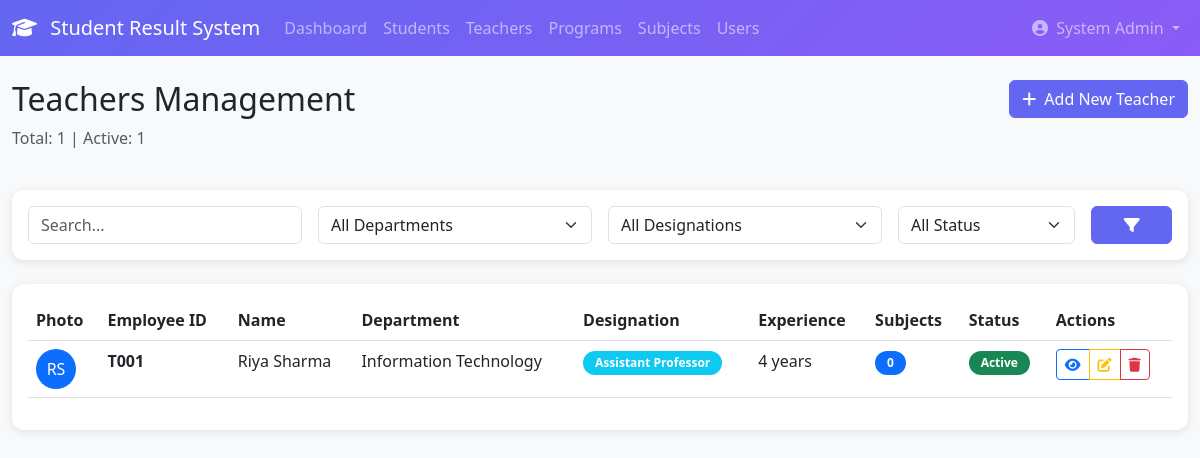
Page /teachers/list/ (signed in) on the earlier database version.
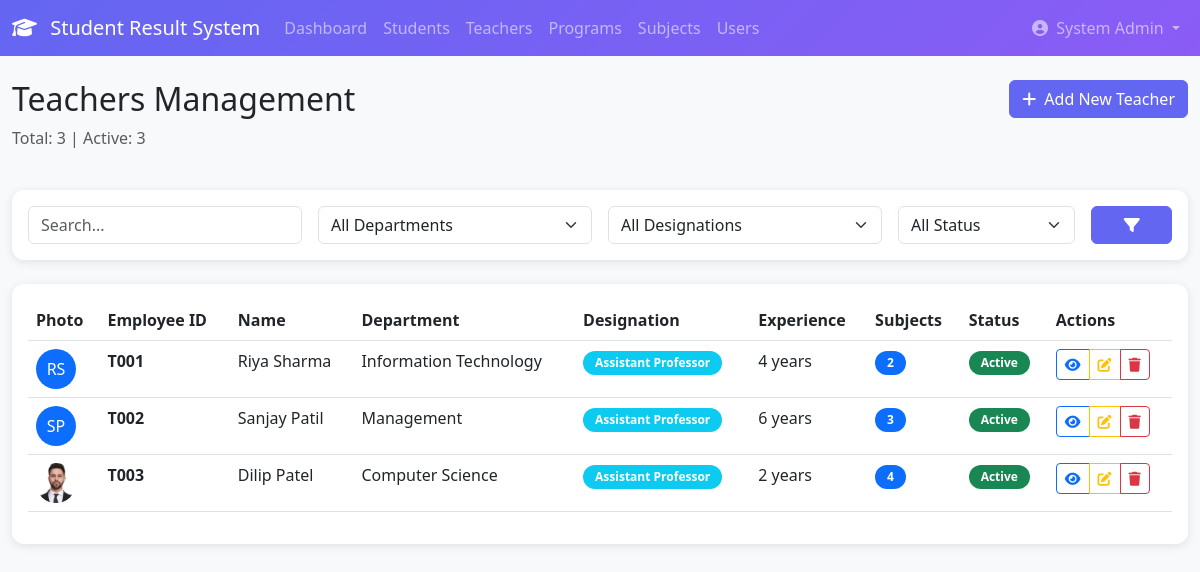
Same page on the later database version.
### accounts/models.py (models this page shows, shortened)
class User(AbstractUser):
    ROLE_CHOICES = (
        ('admin', 'Admin'),
        ('teacher', 'Teacher'),
        ('student', 'Student'),
    )
    role = models.CharField(
        max_length=10,
        choices=ROLE_CHOICES,
        default='student'
    )
    phone_regex = RegexValidator(
        regex=r'^\+?1?\d{9,15}$',
        message="Phone number must be entered in the format: '+999999999'. Up to 15 digits allowed."
    )
    phone = models.CharField(
        validators=[phone_regex],
        max_length=17,
        blank=True,
        null=True
    )
    profile_picture = models.ImageField(
        upload_to='profiles/',
        blank=True,
        null=True,
        default='profiles/default.png'
    )
    address = models.TextField(blank=True, null=True)
    date_of_birth = models.DateField(blank=True, null=True)
    created_at = models.DateTimeField(auto_now_add=True)
    updated_at = models.DateTimeField(auto_now=True)
    is_verified = models.BooleanField(default=True)
    last_login_ip = models.GenericIPAddressField(blank=True, null=True)
    class Meta:
        db_table = 'users'
        ordering = ['-created_at']
    def get_full_name(self):
        full_name = f"{self.first_name} {self.last_name}"
        return full_name.strip() or self.username
    @property
    def is_admin(self):
        return self.role == 'admin'

### teachers/models.py (models this page shows, shortened)
class Teacher(models.Model):
    DESIGNATION_CHOICES = (
        ('Professor', 'Professor'),
        ('Associate Professor', 'Associate Professor'),
        ('Assistant Professor', 'Assistant Professor'),
        ('Lecturer', 'Lecturer'),
        ('Guest Faculty', 'Guest Faculty'),
        ('Visiting Faculty', 'Visiting Faculty'),
    )
    EMPLOYMENT_TYPE_CHOICES = (
        ('Full Time', 'Full Time'),
        ('Part Time', 'Part Time'),
        ('Contract', 'Contract'),
        ('Guest', 'Guest'),
    )
    user = models.OneToOneField(
        User,
        on_delete=models.CASCADE,
        related_name='teacher_profile'
    )
    employee_id = models.CharField(
        max_length=20,
        unique=True,
        help_text='Unique employee identification number'
    )
    department = models.CharField(max_length=100)
    designation = models.CharField(
        max_length=50,
        choices=DESIGNATION_CHOICES,
        default='Assistant Professor'
    )
    qualification = models.CharField(
        max_length=200,
        help_text='Highest qualification (e.g., Ph.D. in Computer Science)'
    )
    specialization = models.CharField(
        max_length=200,
        blank=True,
        help_text='Area of specialization'
    )
    experience_years = models.IntegerField(
        default=0,
        validators=[MinValueValidator(0)],
        help_text='Total years of teaching experience'
    )
    previous_institution = models.CharField(
        max_length=200,
        blank=True,
        help_text='Previous institution/company'
    )
    phone_regex = RegexValidator(
        regex=r'^\+?1?\d{9,15}$',
        message="Phone number must be entered in the format: '+999999999'."
    )
    office_phone = models.CharField(
        validators=[phone_regex],
        max_length=17,
        blank=True,
        null=True,
        help_text='Office phone extension'
    )
    personal_phone = models.CharField(
        validators=[phone_regex],
        max_length=17,
        help_text='Personal phone number'
    )
    personal_email = models.EmailField(blank=True, null=True)
    address = models.TextField()
    city = models.CharField(max_length=100)
    state = models.CharField(max_length=100)
    pincode = models.CharField(max_length=10)
    joining_date = models.DateField()
    employment_type = models.CharField(
        max_length=20,
        choices=EMPLOYMENT_TYPE_CHOICES,
        default='Full Time'
    )
    salary = models.DecimalField(
        max_digits=10,
        decimal_places=2,
        blank=True,
        null=True,
        help_text='Monthly salary'
    )
    subjects = models.ManyToManyField(
        Subject,
        related_name='teachers',
        blank=True,
        help_text='Subjects assigned to this teacher'
    )
    date_of_birth = models.DateField(blank=True, null=True)
    gender = models.CharField(
        max_length=10,
        choices=(
            ('Male', 'Male'),
            ('Female', 'Female'),
            ('Other', 'Other'),
        ),
        blank=True
    )
    blood_group = models.CharField(
        max_length=3,
        choices=(
            ('A+', 'A+'),
            ('A-', 'A-'),
            ('B+', 'B+'),
            ('B-', 'B-'),
            ('AB+', 'AB+'),
            ('AB-', 'AB-'),
            ('O+', 'O+'),
            ('O-', 'O-'),
        ),
        blank=True,
        null=True
    )
    nationality = models.CharField(max_length=50, default='Indian')
    photo = models.ImageField(
        upload_to='teacher_photos/',
        blank=True,
        null=True
    )
    resume = models.FileField(
        upload_to='teacher_documents/',
        blank=True,
        null=True,
        help_text='CV/Resume'
    )
    id_proof = models.FileField(
        upload_to='teacher_documents/',
        blank=True,
        null=True
    )
    research_interests = models.TextField(blank=True)
    publications_count = models.IntegerField(default=0)
    google_scholar_url = models.URLField(blank=True, null=True)
    linkedin_url = models.URLField(blank=True, null=True)
    is_active = models.BooleanField(default=True)
    is_hod = models.BooleanField(
        default=False,
        help_text='Is Head of Department'
    )
    can_approve_results = models.BooleanField(
        default=False,
        help_text='Can approve/publish results'
    )
    created_at = models.DateTimeField(auto_now_add=True)
    updated_at = models.DateTimeField(auto_now=True)
    class Meta:
        db_table = 'teachers'
        ordering = ['department', 'designation', 'user__first_name']
        verbose_name = 'Teacher'
        verbose_name_plural = 'Teachers'
        indexes = [
            models.Index(fields=['employee_id']),
            models.Index(fields=['department', 'designation']),
        ]
    @property
    def total_subjects(self):
        return self.subjects.count()

### teachers/views.py (the view, shortened to what this page needs)
# urls.py: path('list/', views.teacher_list, name='teacher_list'),
@login_required
@user_passes_test(is_admin)
def teacher_list(request):
    teachers = Teacher.objects.select_related('user').all()
    search_query = request.GET.get('search', '')
    department_filter = request.GET.get('department')
    if department_filter:
        teachers = teachers.filter(department=department_filter)
    designation_filter = request.GET.get('designation')
    if designation_filter:
        teachers = teachers.filter(designation=designation_filter)
    status_filter = request.GET.get('status')
    if status_filter == 'active':
        teachers = teachers.filter(is_active=True)
    elif status_filter == 'inactive':
        teachers = teachers.filter(is_active=False)
    sort_by = request.GET.get('sort', 'employee_id')
    if sort_by:
        teachers = teachers.order_by(sort_by)
    paginator = Paginator(teachers, 20)
    page_number = request.GET.get('page')
    page_obj = paginator.get_page(page_number)
    departments = Teacher.objects.values_list('department', flat=True).distinct()
    designations = Teacher.objects.values_list('designation', flat=True).distinct()
    total_teachers = teachers.count()
    active_teachers = teachers.filter(is_active=True).count()
    context = {
        'page_obj': page_obj,
        'departments': departments,
        'designations': designations,
        'search_query': search_query,
        'department_filter': department_filter,
        'designation_filter': designation_filter,
        'status_filter': status_filter,
        'sort_by': sort_by,
        'total_teachers': total_teachers,
        'active_teachers': active_teachers,
    }
    return render(request, 'teachers/list.html', context)

### teachers/templates/teachers/list.html (shortened to what this page needs)
{% extends 'base.html' %}
{% load static %}
{% block content %}
<div class="container-fluid py-4">
    <div class="row mb-4">
        <div class="col-md-6">
            <h2>Teachers Management</h2>
            <p class="text-muted">Total: {{ total_teachers }} | Active: {{ active_teachers }}</p>
        </div>
        <div class="col-md-6 text-end">
            <a href="{% url 'teacher_add' %}" class="btn btn-primary">
                <i class="fas fa-plus me-2"></i>Add New Teacher
            </a>
        </div>
    </div>
    <div class="card mb-4">
        <div class="card-body">
            <form method="GET" class="row g-3">
                <div class="col-md-3">
                    <input type="text" name="search" class="form-control"
                           placeholder="Search..." value="{{ search_query }}">
                </div>
                <div class="col-md-3">
                    <select name="department" class="form-select">
                        <option value="">All Departments</option>
                    </select>
                </div>
                <div class="col-md-3">
                    <select name="designation" class="form-select">
                        <option value="">All Designations</option>
                    </select>
                </div>
                <div class="col-md-2">
                    <select name="status" class="form-select">
                        <option value="">All Status</option>
                    </select>
                </div>
                <div class="col-md-1">
                    <button type="submit" class="btn btn-primary w-100">
                        <i class="fas fa-filter"></i>
                    </button>
                </div>
            </form>
        </div>
    </div>
    <div class="card">
        <div class="card-body">
            <div class="table-responsive">
                <table class="table table-hover">
                    <thead>
                        <tr>
                            <th>Photo</th>
                            <th>Employee ID</th>
                            <th>Name</th>
                            <th>Department</th>
                            <th>Designation</th>
                            <th>Experience</th>
                            <th>Subjects</th>
                            <th>Status</th>
                            <th>Actions</th>
                        </tr>
                    </thead>
                    <tbody>
                        {% for teacher in page_obj %}
                        <tr>
                            <td>
                                {% if teacher.photo %}
                                    <img src="{{ teacher.photo.url }}" alt="{{ teacher.user.get_full_name }}"
                                         class="rounded-circle" width="40" height="40" style="object-fit: cover;">
                                {% else %}
                                    <div class="rounded-circle bg-primary text-white d-inline-flex align-items-center justify-content-center"
                                         style="width: 40px; height: 40px;">
                                        {{ teacher.user.first_name.0 }}{{ teacher.user.last_name.0 }}
                                    </div>
                                {% endif %}
                            </td>
                            <td><strong>{{ teacher.employee_id }}</strong></td>
                            <td>{{ teacher.user.get_full_name }}</td>
                            <td>{{ teacher.department }}</td>
                            <td><span class="badge bg-info">{{ teacher.designation }}</span></td>
                            <td>{{ teacher.experience_years }} years</td>
                            <td><span class="badge bg-primary">{{ teacher.total_subjects }}</span></td>
                            <td>
                                {% if teacher.is_active %}
                                    <span class="badge bg-success">Active</span>
                                {% else %}
                                    <span class="badge bg-secondary">Inactive</span>
                                {% endif %}
                            </td>
                            <td>
                                <div class="btn-group" role="group">
                                    <a href="{% url 'teacher_detail' teacher.pk %}"
                                       class="btn btn-sm btn-outline-primary" title="View">
                                        <i class="fas fa-eye"></i>
                                    </a>
                                    <a href="{% url 'teacher_edit' teacher.pk %}"
                                       class="btn btn-sm btn-outline-warning" title="Edit">
                                        <i class="fas fa-edit"></i>
                                    </a>
                                    <a href="{% url 'teacher_delete' teacher.pk %}"
                                       class="btn btn-sm btn-outline-danger" title="Delete">
                                        <i class="fas fa-trash"></i>
                                    </a>
                                </div>
                            </td>
                        </tr>
                        {% empty %}
                        <tr>
                            <td colspan="9" class="text-center text-muted py-4">
                                No teachers found.
                            </td>
                        </tr>
                        {% endfor %}
                    </tbody>
                </table>
            </div>
        </div>
    </div>
</div>
{% endblock %}
{% block extra_css %}
<link rel="stylesheet" href="https://cdnjs.cloudflare.com/ajax/libs/font-awesome/6.4.0/css/all.min.css">
{% endblock %}

### templates/base.html (shortened to what this page needs)
<!DOCTYPE html>
<html lang="en">
<head>
    <link href="https://cdn.jsdelivr.net/npm/bootstrap@5.3.0/dist/css/bootstrap.min.css" rel="stylesheet">
    {% load static %}
    <link rel="stylesheet" href="{% static 'css/custom.css' %}">
    {% block extra_css %}{% endblock %}
</head>
<body>
    {% if user.is_authenticated %}
        {% include 'navbar.html' %}
    {% endif %}
    <main>
        {% block content %}{% endblock %}
    </main>
</body>
</html>

### templates/navbar.html (shortened to what this page needs)
<nav class="navbar navbar-expand-lg navbar-dark" style="background: linear-gradient(135deg, #6366f1 0%, #8b5cf6 100%);">
    <div class="container-fluid">
        <a class="navbar-brand" href="{% url 'redirect_dashboard' %}">
            <i class="fas fa-graduation-cap me-2"></i>
            Student Result System
        </a>
        <div class="collapse navbar-collapse" id="navbarNav">
            <ul class="navbar-nav me-auto">
                {% if user.is_admin %}
                    <li class="nav-item">
                        <a class="nav-link" href="{% url 'admin_dashboard' %}">Dashboard</a>
                    </li>
                    <li class="nav-item">
                        <a class="nav-link" href="{% url 'student_list' %}">Students</a>
                    </li>
                    <li class="nav-item">
                        <a class="nav-link" href="{% url 'teacher_list' %}">Teachers</a>
                    </li>
                    <li class="nav-item">
                        <a class="nav-link" href="{% url 'program_list' %}">Programs</a>
                    </li>
                    <li class="nav-item">
                        <a class="nav-link" href="{% url 'subject_list' %}">Subjects</a>
                    </li>
                    <li class="nav-item">
                        <a class="nav-link" href="{% url 'user_list' %}">Users</a>
                    </li>
                {% endif %}
            </ul>
            <ul class="navbar-nav">
                <li class="nav-item dropdown">
                    <a class="nav-link dropdown-toggle" href="#" id="userDropdown" role="button" data-bs-toggle="dropdown">
                        <i class="fas fa-user-circle me-1"></i>
                        {{ user.get_full_name }}
                    </a>
                </li>
            </ul>
        </div>
    </div>
</nav>

Differences in the rows shown:
changed Teacher "Information Technology": total_subjects "0" → "2"
added Teacher: user.first_name.0 "S", user.last_name.0 "P", employee_id "T002", user.get_full_name "Sanjay Patil", department "Management", designation "Assistant Professor", experience_years "6", total_subjects "3", is_active "Active"
added Teacher: photo (picture), employee_id "T003", user.get_full_name "Dilip Patel", department "Computer Science", designation "Assistant Professor", experience_years "2", total_subjects "4", is_active "Active"
Other differences:
{{ total_teachers }}: "1" → "3"
{{ active_teachers }}: "1" → "3"
